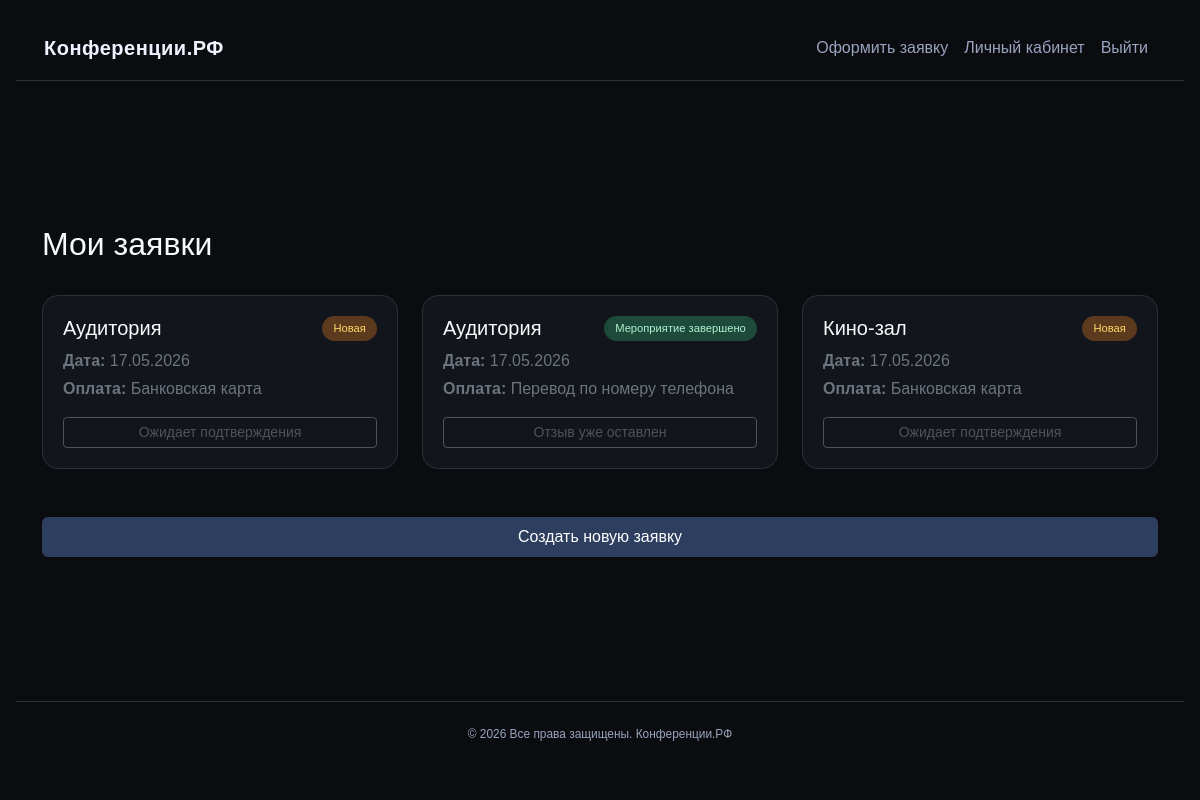
The app's page /my_lk.php (signed in) with its own data.
### tables this page shows
CREATE TABLE `orders` (
  `id_order` int(11) NOT NULL,
  `user_id` int(11) NOT NULL,
  `room` varchar(100) NOT NULL,
  `date` date NOT NULL,
  `payment_type` varchar(50) NOT NULL,
  `status_id` int(11) NOT NULL DEFAULT 1
);

CREATE TABLE `status` (
  `id` int(11) NOT NULL,
  `name` varchar(50) NOT NULL
);

### my_lk.php (the view, shortened to what this page needs)
<?php
require_once 'db.php';
$user_id = $_SESSION['user_id'];
$result = mysqli_query($link, "SELECT o.*, s.name as status_name
                               FROM orders o
                               LEFT JOIN status s ON o.status_id = s.id
                               WHERE o.user_id = $user_id
                               ORDER BY o.date DESC");
?>
<!DOCTYPE html>
<html lang="ru">
<head>
	<link href="https://cdn.jsdelivr.net/npm/bootstrap@5.3.0/dist/css/bootstrap.min.css" rel="stylesheet">
	<link rel="stylesheet" href="style.css">
</head>
<body>
	<header class="navbar navbar-expand-md">
		<div class="container">
			<a class="navbar-brand text-light fw-bold" href="#">Конференции.РФ</a>
			<div class="collapse navbar-collapse" id="userNavbar">
				<ul class="navbar-nav ms-auto">
					<li class="nav-item"><a class="nav-link text-secondary" href="application_form.php">Оформить заявку</a></li>
					<li class="nav-item"><a class="nav-link active text-secondary" href="my_lk.php">Личный кабинет</a></li>
					<li class="nav-item"><a class="nav-link text-secondary" href="logout.php">Выйти</a></li>
				</ul>
			</div>
		</div>
	</header>
	<main class="container">
		<h2 class="text-light mb-3">Мои заявки</h2>
		<div class="applications-grid">
			<?php if (mysqli_num_rows($result) > 0): ?>
				<?php while ($row = mysqli_fetch_assoc($result)): ?>
					<div class="app-card">
						<div class="d-flex justify-content-between align-items-start mb-2">
							<h5 class="text-light mb-0"><?= htmlspecialchars($row['room']) ?></h5>
							<span
								class="status-badge
														<?= $row['status_id'] == 1 ? 'status-new' : ($row['status_id'] == 2 ? 'status-assigned' : 'status-completed') ?>">
								<?= htmlspecialchars($row['status_name']) ?>
							</span>
						</div>
						<p class="text-secondary mb-1"><strong>Дата:</strong> <?= date('d.m.Y', strtotime($row['date'])) ?></p>
						<p class="text-secondary mb-2"><strong>Оплата:</strong> <?= htmlspecialchars($row['payment_type']) ?></p>
						<?php if ($row['status_id'] == 3): ?>
							<?php
							$rev_check = mysqli_query($link, "SELECT id_review FROM reviews WHERE order_id = {$row['id_order']}");
							if (mysqli_num_rows($rev_check) == 0): ?>
								<form method="POST" class="review-form mt-2">
									<input type="hidden" name="order_id" value="<?= $row['id_order'] ?>">
									<textarea class="form-control" name="comment" rows="2" placeholder="Ваш отзыв о мероприятии..."
										required></textarea>
									<button type="submit" name="submit_review" class="btn btn-outline-comment w-100 mt-2">Оставить отзыв</button>
								</form>
							<?php else: ?>
								<button class="btn btn-sm btn-outline-secondary w-100 mt-2" disabled>Отзыв уже оставлен</button>
							<?php endif; ?>
						<?php else: ?>
							<button class="btn btn-sm btn-outline-secondary w-100 mt-2" disabled>
								<?= $row['status_id'] == 1 ? 'Ожидает подтверждения' : 'Мероприятие назначено' ?>
							</button>
						<?php endif; ?>
					</div>
				<?php endwhile; ?>
			<?php else: ?>
				<p class="text-secondary">У вас пока нет заявок. <a href="application_form.php">Создайте первую заявку</a>.</p>
			<?php endif; ?>
		</div>
		<div class="text-center mt-5">
			<a href="application_form.php" class="btn btn-primary btn-create w-100 py-2">Создать новую заявку</a>
		</div>
	</main>
	<footer class="footer">
		<div class="container">
			<p class="text-center small">&copy; 2026 Все права защищены. Конференции.РФ</p>
		</div>
	</footer>
</body>
</html>

### style.css (style rules this page uses)
:root { --bg-body: #0a0c10; --card-bg: rgba(18, 22, 28, 0.95); --border-color: #2c3038; --input-bg: #1e2329; --input-border: #3a3f48; --input-placeholder: #3a3f48; --input-focus-bg: #252b33; --input-focus-border: #6c7a91; --text-light: #eef2ff; --text-secondary: #9aa4bf; --primary: #2d3e5f; --primary-hover: #3a5080; --danger-bg: #441e1e; --danger-border: #7a2e2e; --danger-text: #f5c2c2; --success-bg: #25441e; --success-border: #337a2e; --success-text: #cef5c2; }
body { min-height: 100vh; display: flex; flex-direction: column; align-items: center; justify-content: space-between; gap: 3rem; background: var(--bg-body); padding: 1rem; margin: 0; font-family: sans-serif; }
.navbar { width: 100%; border-bottom: 1px solid var(--border-color); padding: 0.75rem 1rem; }
.navbar-brand { font-weight: 700; color: var(--text-light) !important; letter-spacing: 0.5px; }
.nav-link { color: var(--text-secondary) !important; font-weight: 500; transition: color 0.2s; }
.footer { width: 100%; border-top: 1px solid var(--border-color); padding: 1.5rem 1rem; color: var(--text-secondary); font-size: 0.85rem; }
.btn-primary { background: var(--primary); border: none; font-weight: 500; padding: 0.6rem; transition: all 0.2s; }
.applications-grid { display: grid; grid-template-columns: repeat(auto-fill, minmax(300px, 1fr)); gap: 1.5rem; margin-top: 2rem; }
.app-card { background: var(--card-bg); border: 1px solid var(--border-color); border-radius: 1rem; padding: 1.25rem; transition: transform 0.2s, box-shadow 0.2s; }
.status-badge { font-size: 0.7rem; padding: 0.25rem 0.7rem; border-radius: 2rem; display: inline-block; font-weight: 500; }
.status-new { background-color: #5c3a1e; color: #ffd966; }
.status-completed { background-color: #1e4a3b; color: #b0f0d0; }
.btn-create { background: var(--primary); border: none; padding: 0.6rem 1.5rem; font-weight: 500; }

### records on screen
orders: room "Аудитория", status.name "Новая", date "17.05.2026", payment_type "Банковская карта", shows "Ожидает подтверждения"
orders: room "Аудитория", status.name "Мероприятие завершено", date "17.05.2026", payment_type "Перевод по номеру телефона", shows "Отзыв уже оставлен"
orders: room "Кино-зал", status.name "Новая", date "17.05.2026", payment_type "Банковская карта", shows "Ожидает подтверждения"
